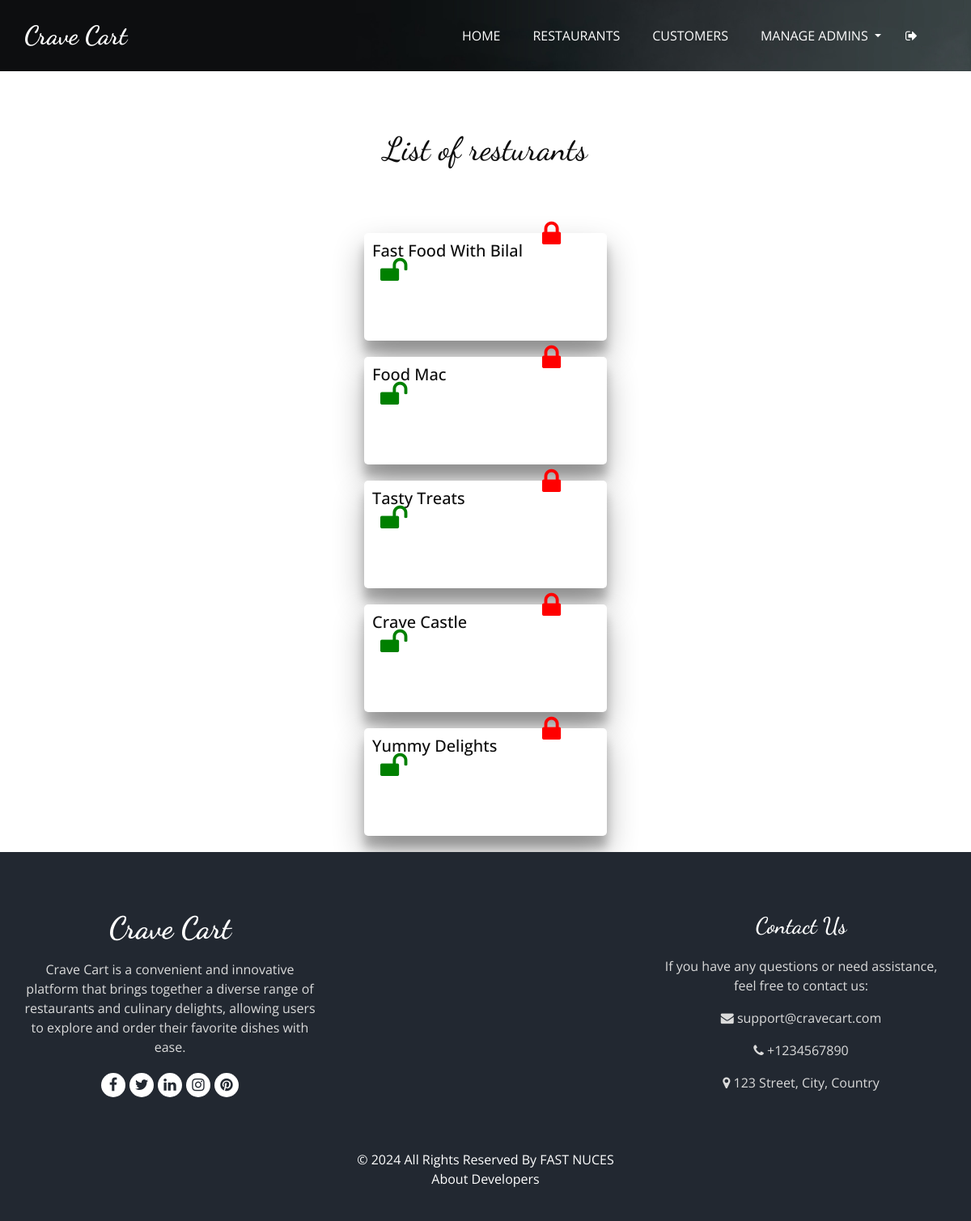
/All-Resturants (signed in), run on an earlier commit of the app's database.
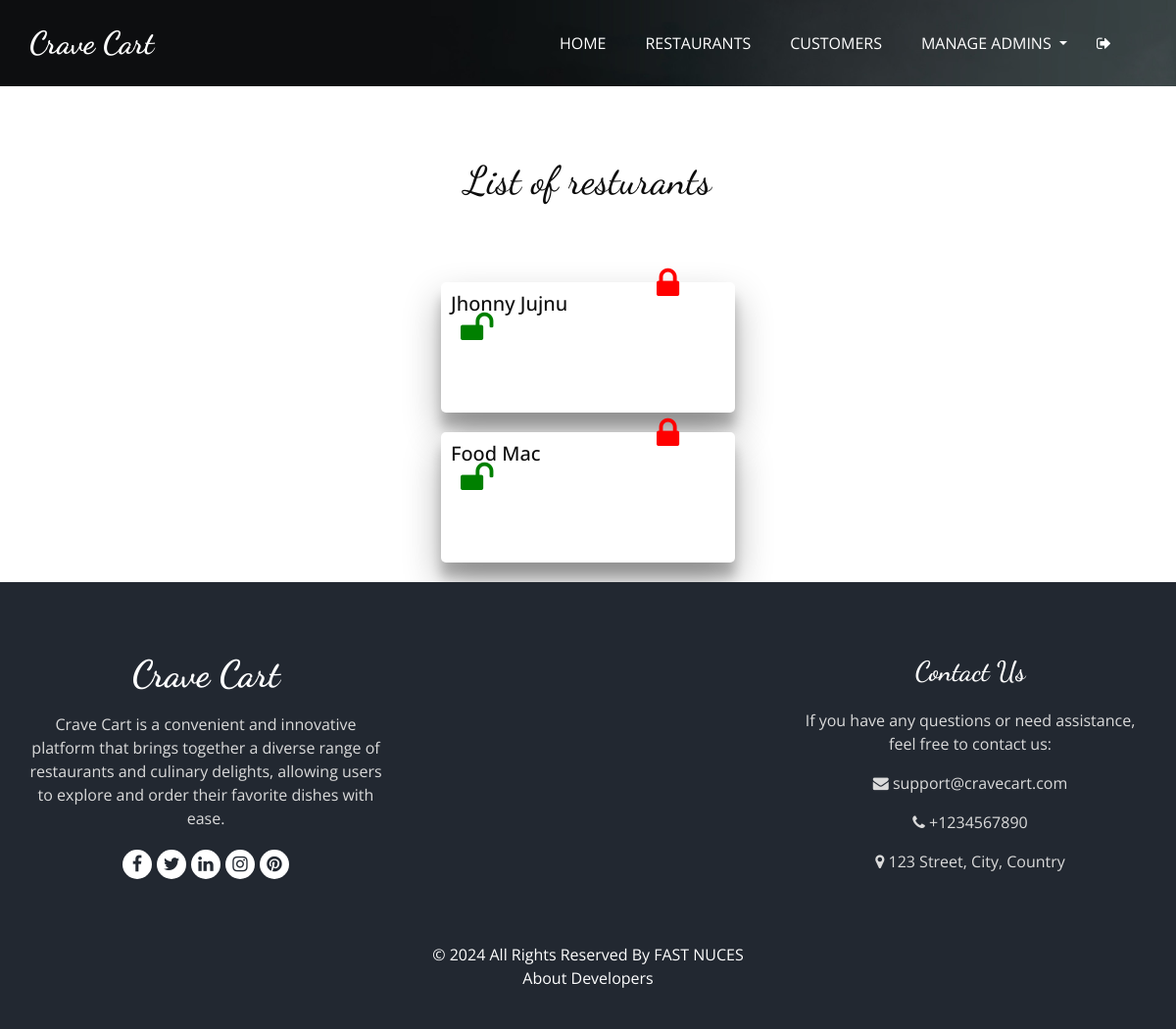
And on a later commit of the database.
### tables this page shows
CREATE TABLE Restaurants (
                        RestaurantID INTEGER PRIMARY KEY AUTOINCREMENT,
                        Email TEXT,
                        Name TEXT,
                        Password TEXT,
                        Description TEXT,
                        Address TEXT,
                        Phone TEXT,
                        Website TEXT,
                        OpeningHours TEXT,
                        RegistrationDate TEXT,
                        Blocked INTEGER DEFAULT 0,
                        BlockedByAdmin INTEGER DEFAULT NULL,
                        FOREIGN KEY (BlockedByAdmin) REFERENCES Admin(AdminID)
                    );

### AdminendPoints.py (the view)
@Admin.route('/All-Resturants')
def AllResturants():
    if 'admin' not in session:
        return redirect('adminlogin')
    return render_template('admin/allresturants.html',resturants=DataBase.get_all_restaurants())

### DataBase.py (called while the page is built)
def get_all_restaurants():
    try:
        cursor.execute('''SELECT * FROM Restaurants;''' )
        return cursor.fetchall()
    except Exception as e:
        print(str(e))
        return []

### templates/admin/allresturants.html (shortened to what the changed rows need)
<!DOCTYPE html>
<html>
<head>
  <link rel="stylesheet" type="text/css" href="{{url_for('static',filename='css/bootstrap.css')}}" />
  <link rel="stylesheet" type="text/css" href="https://cdnjs.cloudflare.com/ajax/libs/OwlCarousel2/2.3.4/assets/owl.carousel.min.css" />
  <link rel="stylesheet" href="https://cdnjs.cloudflare.com/ajax/libs/jquery-nice-select/1.1.0/css/nice-select.min.css" />
  <link href="{{url_for('static',filename='css/font-awesome.min.css')}}" rel="stylesheet" />
  <link href="{{url_for('static',filename='css/style.css')}}" rel="stylesheet" />
  <link href="{{url_for('static',filename='css/responsive.css')}}" rel="stylesheet" />
</head>
<body class="sub_page">
    <br><br><br>
    <h1>List of resturants</h1>
    <br><br><br>
    <ul>
        {% for resturant in resturants %}
            <li class="aa">
                <h5>{{ resturant[2] }}</h5>
                <a href="#" class="block-resturant" data-id="{{ resturant[0] }}">
                    <i class="fa fa-lock" style="font-size:36px;color:red"></i>
                </a>
                <a href="#" class="unblock-resturant" data-id="{{ resturant[0] }}">
                    <i class="fa fa-unlock" style="font-size:36px;color: green;"></i>
                </a>
            </li>
        {% endfor %}
    </ul>
</body>
</html>

What changed in the data, as far as the page shows it:
removed Restaurants: Name "Fast Food With Bilal"
removed Restaurants: Name "Tasty Treats"
removed Restaurants: Name "Crave Castle"
removed Restaurants: Name "Yummy Delights"
added Restaurants: Name "Jhonny Jujnu"
